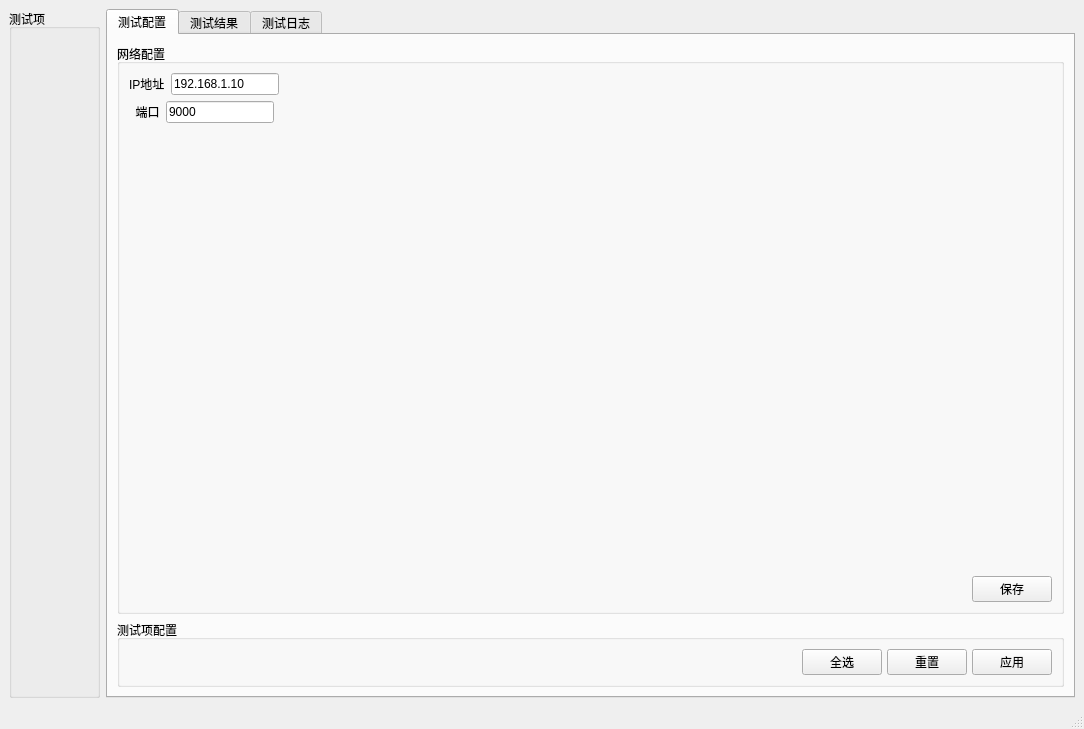
<?xml version="1.0" encoding="UTF-8"?>
<ui version="4.0">
 <class>MainWindow</class>
 <widget class="QMainWindow" name="MainWindow">
  <property name="geometry">
   <rect>
    <x>0</x>
    <y>0</y>
    <width>1084</width>
    <height>729</height>
   </rect>
  </property>
  <property name="windowTitle">
   <string>MainWindow</string>
  </property>
  <property name="styleSheet">
   <string notr="true"/>
  </property>
  <widget class="QWidget" name="centralwidget">
   <layout class="QGridLayout" name="gridLayout">
    <item row="0" column="0">
     <widget class="QGroupBox" name="groupBox">
      <property name="sizePolicy">
       <sizepolicy hsizetype="Fixed" vsizetype="Preferred">
        <horstretch>0</horstretch>
        <verstretch>0</verstretch>
       </sizepolicy>
      </property>
      <property name="minimumSize">
       <size>
        <width>91</width>
        <height>0</height>
       </size>
      </property>
      <property name="title">
       <string>测试项</string>
      </property>
     </widget>
    </item>
    <item row="0" column="1">
     <widget class="QTabWidget" name="tabWidget">
      <property name="currentIndex">
       <number>0</number>
      </property>
      <widget class="QWidget" name="tab">
       <attribute name="title">
        <string>测试配置</string>
       </attribute>
       <layout class="QVBoxLayout" name="verticalLayout_3">
        <item>
         <layout class="QVBoxLayout" name="verticalLayout_2">
          <item>
           <widget class="QGroupBox" name="groupBox_2">
            <property name="title">
             <string>网络配置</string>
            </property>
            <layout class="QVBoxLayout" name="verticalLayout_6">
             <item>
              <layout class="QVBoxLayout" name="verticalLayout_5">
               <item>
                <layout class="QHBoxLayout" name="horizontalLayout">
                 <item>
                  <widget class="QLabel" name="label">
                   <property name="text">
                    <string>IP地址</string>
                   </property>
                  </widget>
                 </item>
                 <item>
                  <widget class="QLineEdit" name="lineEdit">
                   <property name="sizePolicy">
                    <sizepolicy hsizetype="Fixed" vsizetype="Fixed">
                     <horstretch>0</horstretch>
                     <verstretch>0</verstretch>
                    </sizepolicy>
                   </property>
                   <property name="text">
                    <string>192.168.1.10</string>
                   </property>
                  </widget>
                 </item>
                 <item>
                  <spacer name="horizontalSpacer_3">
                   <property name="orientation">
                    <enum>Qt::Horizontal</enum>
                   </property>
                   <property name="sizeHint" stdset="0">
                    <size>
                     <width>40</width>
                     <height>20</height>
                    </size>
                   </property>
                  </spacer>
                 </item>
                </layout>
               </item>
               <item>
                <layout class="QHBoxLayout" name="horizontalLayout_7">
                 <item>
                  <widget class="QLabel" name="label_2">
                   <property name="text">
                    <string>  端口</string>
                   </property>
                  </widget>
                 </item>
                 <item>
                  <widget class="QLineEdit" name="lineEdit_2">
                   <property name="sizePolicy">
                    <sizepolicy hsizetype="Fixed" vsizetype="Fixed">
                     <horstretch>0</horstretch>
                     <verstretch>0</verstretch>
                    </sizepolicy>
                   </property>
                   <property name="text">
                    <string>9000</string>
                   </property>
                  </widget>
                 </item>
                 <item>
                  <spacer name="horizontalSpacer_4">
                   <property name="orientation">
                    <enum>Qt::Horizontal</enum>
                   </property>
                   <property name="sizeHint" stdset="0">
                    <size>
                     <width>40</width>
                     <height>20</height>
                    </size>
                   </property>
                  </spacer>
                 </item>
                </layout>
               </item>
               <item>
                <spacer name="verticalSpacer">
                 <property name="orientation">
                  <enum>Qt::Vertical</enum>
                 </property>
                 <property name="sizeHint" stdset="0">
                  <size>
                   <width>20</width>
                   <height>40</height>
                  </size>
                 </property>
                </spacer>
               </item>
               <item>
                <layout class="QHBoxLayout" name="horizontalLayout_5">
                 <item>
                  <spacer name="horizontalSpacer_5">
                   <property name="orientation">
                    <enum>Qt::Horizontal</enum>
                   </property>
                   <property name="sizeHint" stdset="0">
                    <size>
                     <width>40</width>
                     <height>20</height>
                    </size>
                   </property>
                  </spacer>
                 </item>
                 <item>
                  <widget class="QPushButton" name="pushButton_16">
                   <property name="text">
                    <string>保存</string>
                   </property>
                  </widget>
                 </item>
                </layout>
               </item>
              </layout>
             </item>
            </layout>
           </widget>
          </item>
          <item>
           <widget class="QGroupBox" name="groupBox_3">
            <property name="title">
             <string>测试项配置</string>
            </property>
            <layout class="QVBoxLayout" name="verticalLayout_4">
             <item>
              <layout class="QGridLayout" name="gridLayout_2" columnstretch="0">
               <property name="sizeConstraint">
                <enum>QLayout::SetDefaultConstraint</enum>
               </property>
               <property name="spacing">
                <number>2</number>
               </property>
              </layout>
             </item>
             <item>
              <layout class="QHBoxLayout" name="horizontalLayout_4">
               <property name="spacing">
                <number>5</number>
               </property>
               <item>
                <spacer name="horizontalSpacer_2">
                 <property name="orientation">
                  <enum>Qt::Horizontal</enum>
                 </property>
                 <property name="sizeHint" stdset="0">
                  <size>
                   <width>40</width>
                   <height>20</height>
                  </size>
                 </property>
                </spacer>
               </item>
               <item>
                <widget class="QPushButton" name="pb_sel_all">
                 <property name="text">
                  <string>全选</string>
                 </property>
                </widget>
               </item>
               <item>
                <widget class="QPushButton" name="pb_reset">
                 <property name="text">
                  <string>重置</string>
                 </property>
                </widget>
               </item>
               <item>
                <widget class="QPushButton" name="pb_apply">
                 <property name="text">
                  <string>应用</string>
                 </property>
                </widget>
               </item>
              </layout>
             </item>
            </layout>
           </widget>
          </item>
         </layout>
        </item>
       </layout>
      </widget>
      <widget class="QWidget" name="tab_2">
       <attribute name="title">
        <string>测试结果</string>
       </attribute>
      </widget>
      <widget class="QWidget" name="tab_3">
       <attribute name="title">
        <string>测试日志</string>
       </attribute>
       <layout class="QHBoxLayout" name="horizontalLayout_2">
        <item>
         <layout class="QVBoxLayout" name="verticalLayout">
          <item>
           <widget class="QTextBrowser" name="textBrowser"/>
          </item>
          <item>
           <layout class="QHBoxLayout" name="horizontalLayout_3">
            <property name="topMargin">
             <number>0</number>
            </property>
            <property name="bottomMargin">
             <number>2</number>
            </property>
            <item>
             <widget class="QPushButton" name="pushButton_15">
              <property name="text">
               <string>保存</string>
              </property>
              <property name="autoDefault">
               <bool>false</bool>
              </property>
             </widget>
            </item>
            <item>
             <spacer name="horizontalSpacer">
              <property name="orientation">
               <enum>Qt::Horizontal</enum>
              </property>
              <property name="sizeHint" stdset="0">
               <size>
                <width>40</width>
                <height>20</height>
               </size>
              </property>
             </spacer>
            </item>
            <item>
             <widget class="QPushButton" name="pushButton_14">
              <property name="text">
               <string>清除</string>
              </property>
             </widget>
            </item>
           </layout>
          </item>
         </layout>
        </item>
       </layout>
      </widget>
     </widget>
    </item>
   </layout>
  </widget>
  <widget class="QStatusBar" name="statusbar"/>
 </widget>
 <resources/>
 <connections/>
</ui>
